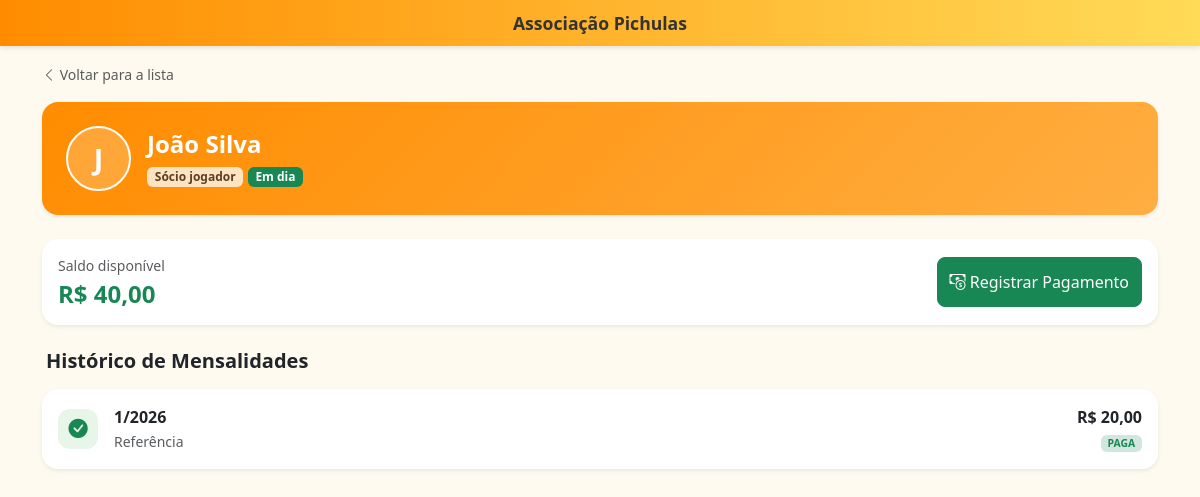
The page /associados/detatlhe/1 on the database as committed earlier.
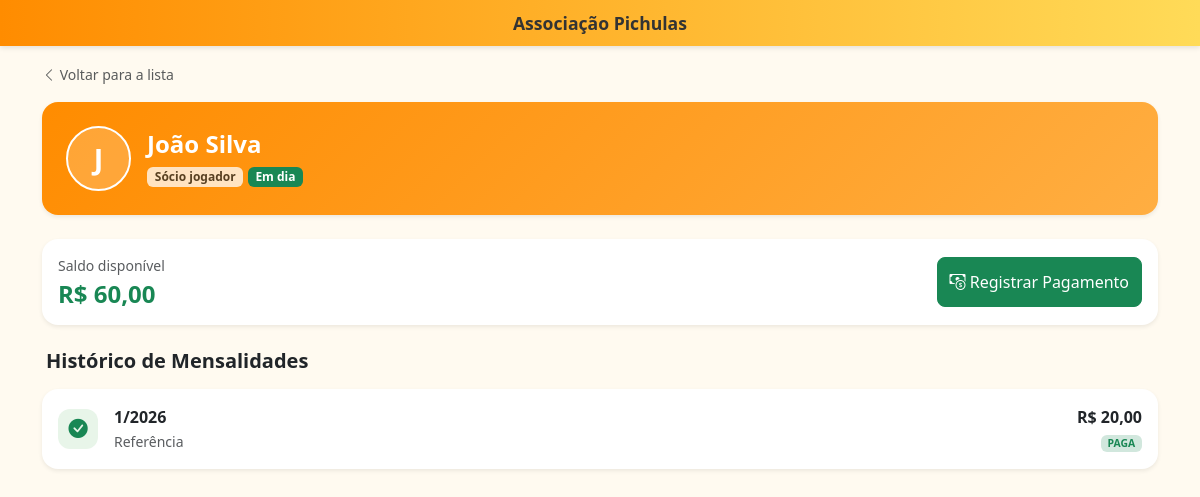
The same page on the database as committed later.
### associados/models.py (models this page shows, shortened)
class Associados(models.Model):
    TIPO_CHOICES = (
        ('jogador','Jogador'),
        ('torcedor','Torcedor'),
    )
    nome = models.CharField(max_length = 50)
    sobrenome = models.CharField(max_length = 50)
    tipo = models.CharField(max_length = 50, choices = TIPO_CHOICES, blank = True, null = True)
    data_cadastro = models.DateField(default = timezone.now)
    valor_mensalidade = models.DecimalField(max_digits=10, decimal_places=2)
    saldo_credito = models.DecimalField(max_digits=10, decimal_places=2, default=0)
    ativo = models.BooleanField(default = True)
    @property
    def esta_em_dia(self):
        hoje = timezone.now().date()
        return not self.mensalidades.filter(
            status='ABERTA',
            data_vencimento__lt=hoje
        ).exists()

### associados/views.py (the view)
# urls.py: path('detatlhe/<int:id>', views.detalhe_associado, name='detalhe_associado'),
def detalhe_associado(request,id):
    associado = get_object_or_404(Associados,id=id)
    mensalidades = associado.mensalidades.all().order_by('ano', 'mes')
    mensalidades_abertas = mensalidades.filter(status='ABERTA')
    total_abertas = mensalidades_abertas.count()
    context = {
        'associado':associado,
        'mensalidades':mensalidades,
        'total_abertas':total_abertas,
    }
    return render(request, 'detalhe_associado.html',context)

### associados/templates/detalhe_associado.html (shortened to what the changed rows need)
{% extends 'base.html' %}
{% block content %}
<div class="card border-0 shadow-sm rounded-4 mb-4"
     style="background: linear-gradient(135deg, var(--cor-laranja), #ffae42);">
    <div class="card-body p-4 text-white">
        <div class="d-flex align-items-center">
            <div class="avatar-large me-3">
                {{ associado.nome|first|upper }}
            </div>
            <div>
                <h2 class="h4 mb-0 fw-bold">
                    {{ associado.nome }} {{ associado.sobrenome }}
                </h2>
                <span class="badge bg-white text-dark mt-1 opacity-75">
                    Sócio {{ associado.tipo }}
                </span>
                {% if associado.esta_em_dia %}
                    <span class="badge bg-success mt-2">Em dia</span>
                {% else %}
                    <span class="badge bg-danger mt-2">Inadimplente</span>
                {% endif %}
            </div>
        </div>
    </div>
</div>
<div class="card border-0 shadow-sm rounded-4 mb-4">
    <div class="card-body p-3 d-flex justify-content-between align-items-center">
        <div>
            <p class="mb-1 text-muted small">Saldo disponível</p>
            <h4 class="fw-bold mb-0 {% if associado.saldo_credito > 0 %}text-success{% else %}text-muted{% endif %}">
                R$ {{ associado.saldo_credito }}
            </h4>
        </div>
    </div>
</div>
{% endblock %}

Rows that differ between the two databases and show on the page:
changed Associados "João": saldo_credito "40,00" → "60,00"
